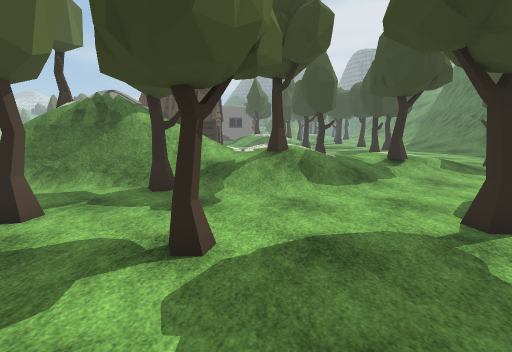
View 1 (above)

22 first-person views from a walk through a Unity game level. The camera is 1.3 m above the floor, tilts 10° down and sees 85° across. The floor is counted in squares, 1 m on a side. Each view is taken from the middle of a square. On the plan, view 1 faces up. The plan holds only what a view shows up to about 13 squares ahead; the rest is blank. The place goes on beyond the plan. The player is left out. Some animated figures are left out. Some surface patterns are stand-ins.

View 2
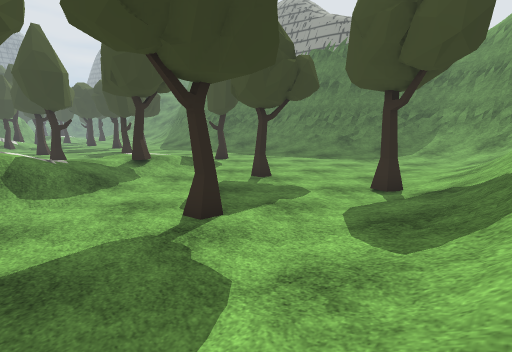

View 3
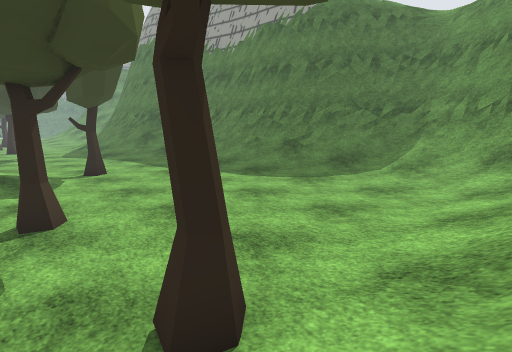

View 4
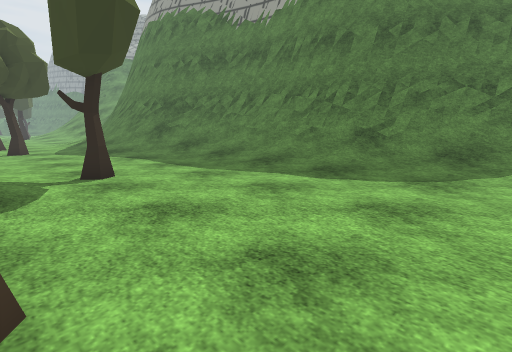

View 5
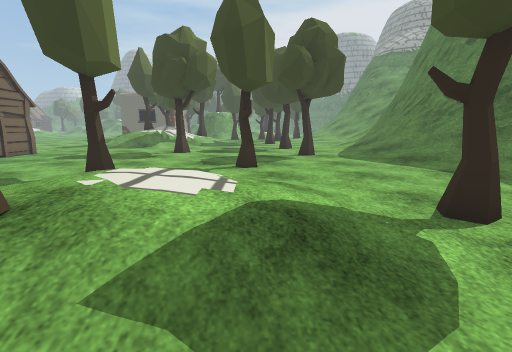

View 6
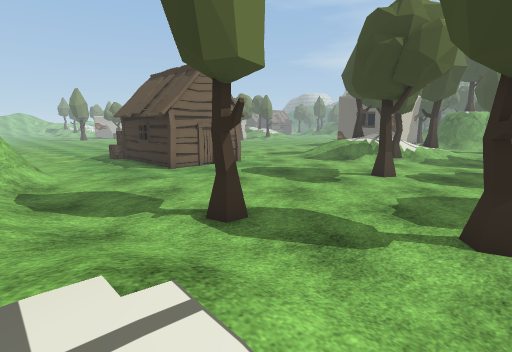

View 7
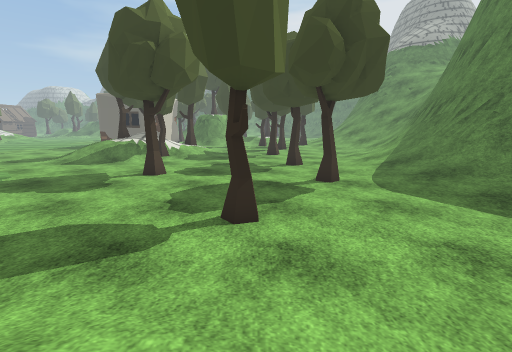

View 8
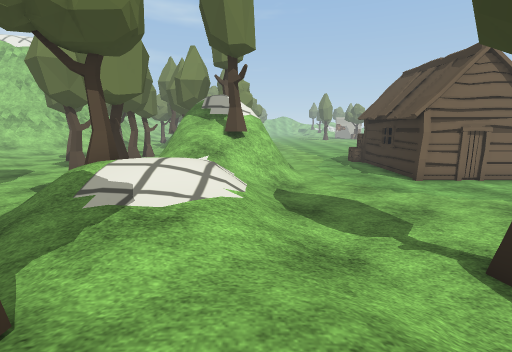

View 9
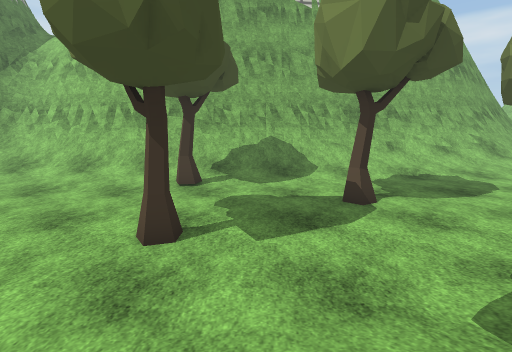

View 10
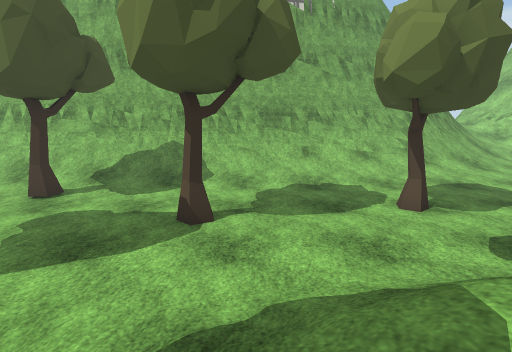

View 11
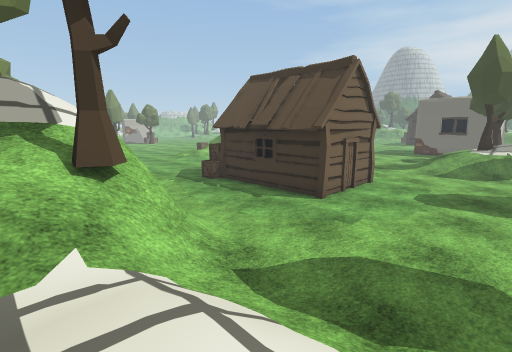

View 12
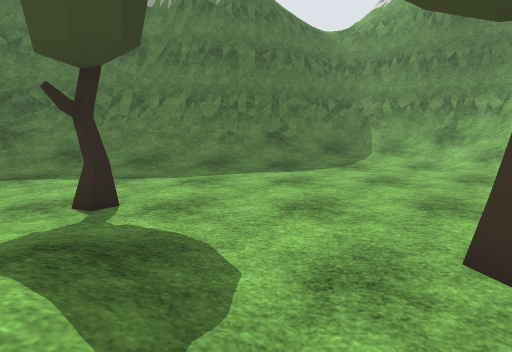

View 13
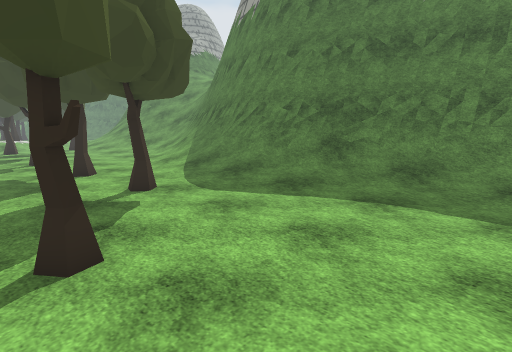

View 14
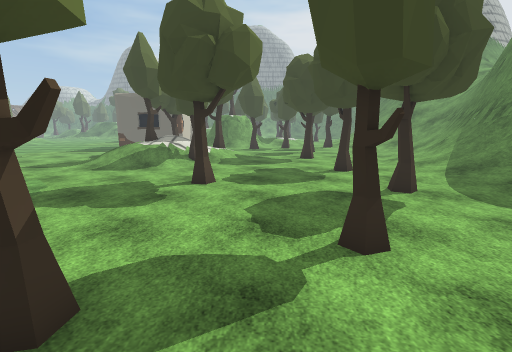

View 15
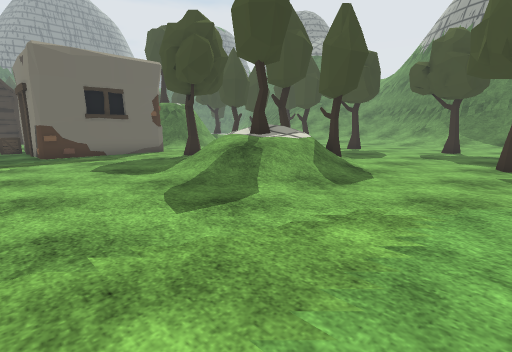

View 16
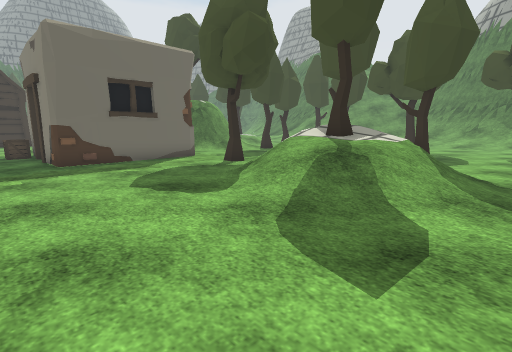

View 17
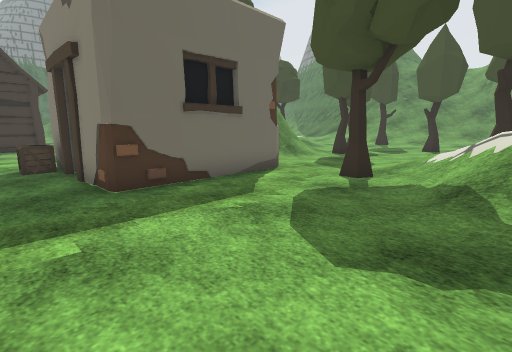

View 18
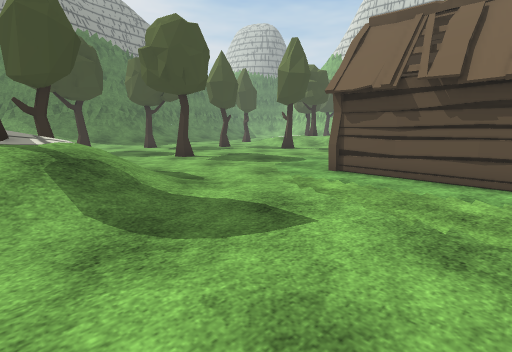

View 19
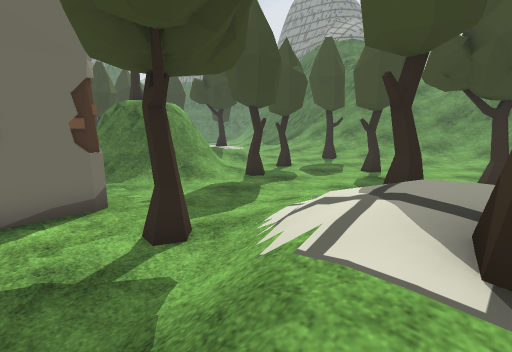

View 20
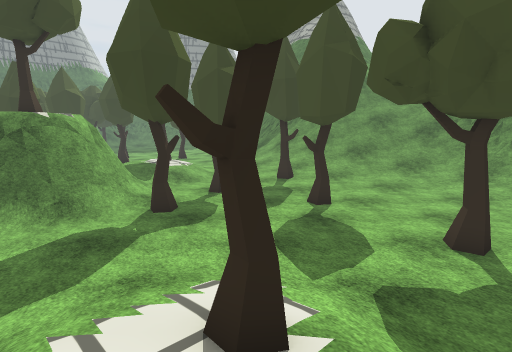

View 21
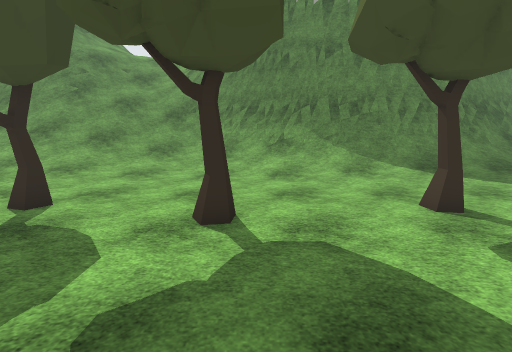

View 22
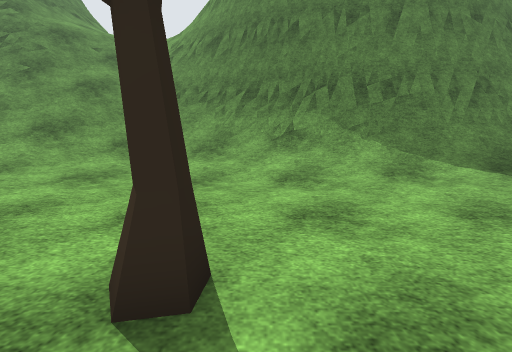

### Floor plan
Key: @ floor where view 1 was taken; # wall or solid block; . main floor; : floor 0.25 m higher than the main floor; + floor 0.5 m higher than the main floor; * floor 1 m higher than the main floor; / step, stairs or slope; = window, fence, low wall or low ledge; T tree; H hut; O other object.
Columns run from 7 left of view 1 to 22 right of it. Each row starts with its distance up from view 1.
 40 ..#     .=##=O...     ///////
 39 ..#     ..///..TT   :////////
 38 ..#     .....T.....T:////////
 37 ..##O###............/////////
 36 .....................///////
 35 .......T.........T...//////
 34 .......T////..........///  =
 33 .......//////........./// =##
 32 .....//// /T/.........///=###
 31 .....////  //...T.....//=###
 30 ....///TT/ //........///##
 29 ....///// T/.........//=##
 28 ...../////T..........//##
 27 ...../////...........//##
 26 .................T...//#
 25 ....................//=#
 24 ...........T........//=#
 23 ...........T........//=#
 22 HHHHH............TT.///##
 21     H...............///=#
 20     H................//=##
 19 HHHHH................///##
 18 ...............T.....///=##
 17 ...........T..........// ##
 16 ...........T...........//=#
 15 ............////.......//##
 14 ==#=//....///////......//=#
 13 =   T///////+++//.T....//=#
 12  ///T//////++++//......//=#
 11 T///////*///TT///......///##
 10 ####=///T//////.........//##
  9 =##=////T///............//=##
  8 ....T//////.....T.......//###
  7  ...............T........//=##
  6   T......................///##
  5   T........TT............///=#
  4  .....T..................///=#
  3  ...............T.../...///=##
  2  .........././/////////////##
  1  ......///////////////////=#
  0 .//////@/////==#######==//=
 -1 ///// =##########   ####==##
 -2 //=######                 ##

Positions as (right, up) in squares from view 1, and headings:
1: (0, 0), facing up
2: (1, 0), facing up-right
3: (8, 1), facing up-right
4: (9, 5), facing up-right
5: (8, 9), facing up
6: (8, 13), facing up-left
7: (8, 13), facing up
8: (7, 13), facing left
9: (7, 12), facing down
10: (3, 11), facing down
11: (2, 11), facing up-left
12: (6, 10), facing right
13: (7, 14), facing up-right
14: (6, 14), facing up
15: (-7, 23), facing up-right
16: (-7, 26), facing up-right
17: (-7, 31), facing up-right
18: (-7, 30), facing down-right
19: (-2, 30), facing up-right
20: (2, 30), facing up-right
21: (4, 30), facing right
22: (7, 30), facing right
